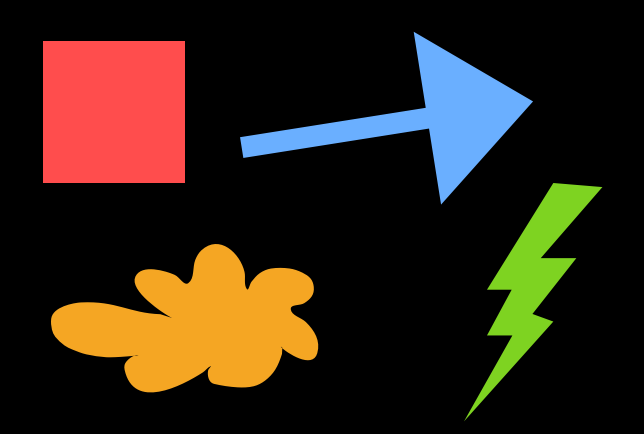
#> input picture images/shapes2.png, 644 x 434 px
$ python 16_contour_properties.py
#> lines starting #> are read from the running program, lines starting #| are printed output that depends on the picture; after the words box and inside, x2 and y2 are one past the last pixel; in counts of white or black regions, pixels touching at a corner belong together
import cv2
import numpy as np

image = cv2.imread("../images/shapes2.png")
#> image is the input picture: shape (434, 644, 3); mean B, G, R 21.6, 34.2, 47.8
gray  = cv2.cvtColor(image, cv2.COLOR_BGR2GRAY)
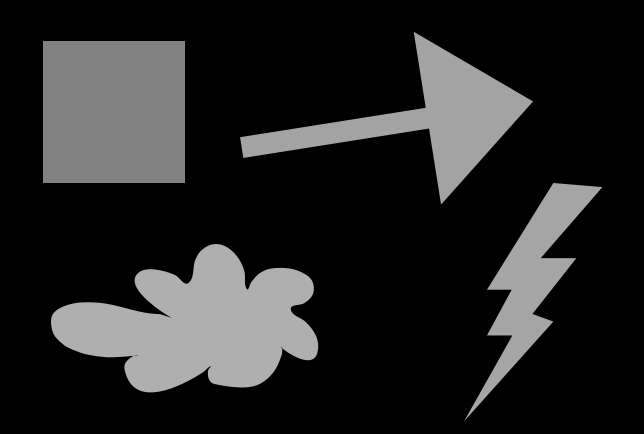
#> gray: shape (434, 644); min 0, max 175, mean 36.8

contours = cv2.findContours(gray.copy(), cv2.RETR_EXTERNAL, cv2.CHAIN_APPROX_SIMPLE)[1]
#> contours = 4 contours; box (x1, y1, x2, y2) and area: (51, 244, 319, 393) 23551, (43, 41, 185, 183) 19881, (240, 31, 533, 205) 13396, (464, 183, 603, 422) 8649

# find the bounding boxes of the contours and draw them
bb_image = image.copy()
for c in contours:
    (x, y, w, h) = cv2.boundingRect(c)
    cv2.rectangle(bb_image, (x, y), (x + w, y + h), (0, 255, 255), 2)
#> this loop made 4 passes
#> (x, y, w, h) on passes 1, 2, 4: (51, 244, 268, 149), (464, 183, 139, 239), (240, 31, 293, 174)
#> (c, x, y, w, h) on pass 3: ([[43, 41], [43, 182], [184, 182], [184, 41]], 43, 41, 142, 142)
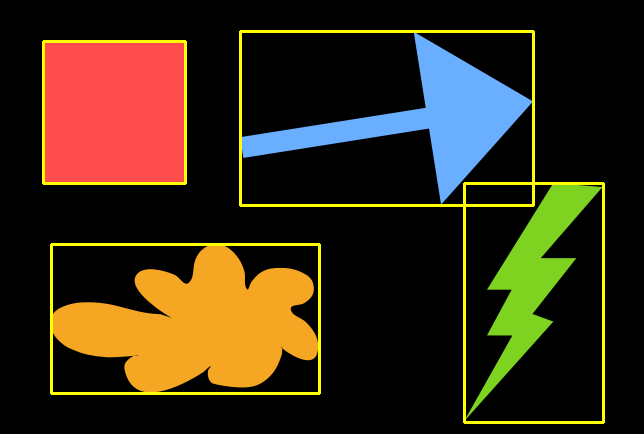
#> bb_image: shape (434, 644, 3); 3.31% of pixels changed, all inside (x1, y1, x2, y2) = (42, 30, 605, 424)

# find the rotated bounding boxes
rotated_bb_image = image.copy()
for c in contours:
    rotated_bb = cv2.minAreaRect(c)
    # the `points` variable holds the coordinates of the vertices of the
    # rotated bounding box, which is also considered a contour itself
    points = cv2.boxPoints(rotated_bb).astype("int64")
    cv2.drawContours(rotated_bb_image, [points], -1, (0, 255, 255), 2)
#> this loop made 4 passes
#> (rotated_bb, points) on passes 1, 2, 4: (((183.5, 318), (265.9, 144.9), -3.08), [[54, 397], [46, 252], [312, 238], [320, 383]]), (((521.8, 299.6), (267.8, 73.32), -69.91), [[510, 437], [441, 412], [533, 161], [602, 186]]), (((388.7, 108.3), (162.1, 276), -76.65), [[504, 219], [235, 155], [273, -2], [541, 61]])
#> (c, rotated_bb, points) on pass 3: ([[43, 41], [43, 182], [184, 182], [184, 41]], ((113.5, 111.5), (141, 141), -90), [[183, 181], [43, 181], [43, 41], [183, 41]])
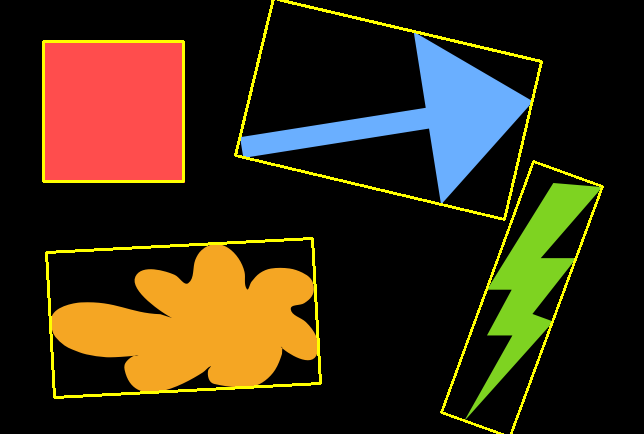
#> rotated_bb_image: shape (434, 644, 3); 3.04% of pixels changed, all inside (x1, y1, x2, y2) = (42, 0, 604, 434)

# if you're running on the online VM, run this:
cv2.imwrite("shapes2_bb.png", bb_image)
cv2.imwrite("shapes2_rotated_bb.png", rotated_bb_image)

# if you're running on your own local machine, you can view it directly
# by uncommenting these lines:
# cv2.imshow("Bounding Boxes", bb_image)
# cv2.imshow("Rotated Bounding Boxes", rotated_bb_image)
# cv2.waitKey(0)

$ run again, with images/shapes3.png copied over images/shapes2.png
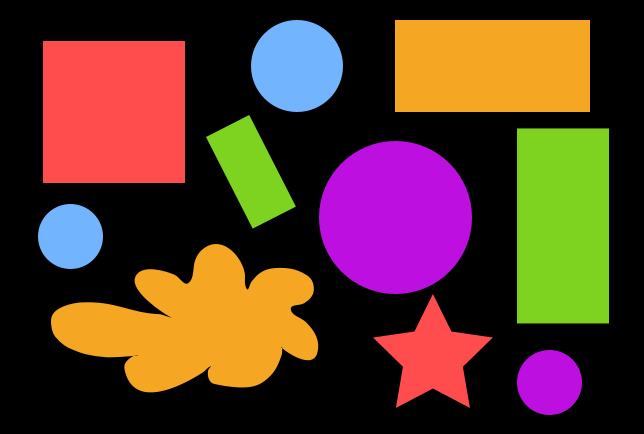
#> input picture images/shapes3.png, 644 x 434 px
#> image is the input picture: shape (434, 644, 3); mean B, G, R 41.5, 56.7, 89.1
#> contours = 10 contours; largest, box (x1, y1, x2, y2) and area: (51, 244, 319, 393) 23551, (43, 41, 185, 183) 19881, (319, 141, 472, 294) 18422, (517, 128, 610, 324) 17940, (395, 20, 590, 112) 17654
#> the loop `for c in contours:` made 10 passes
#> (x, y, w, h) on passes 1, 2, 3, 4, 5, 7, 10: (517, 350, 65, 65), (373, 294, 120, 114), (51, 244, 268, 149), (38, 204, 65, 65), (319, 141, 153, 153), (206, 115, 90, 114), (251, 20, 92, 92)
#> after the loop `for c in contours:`:
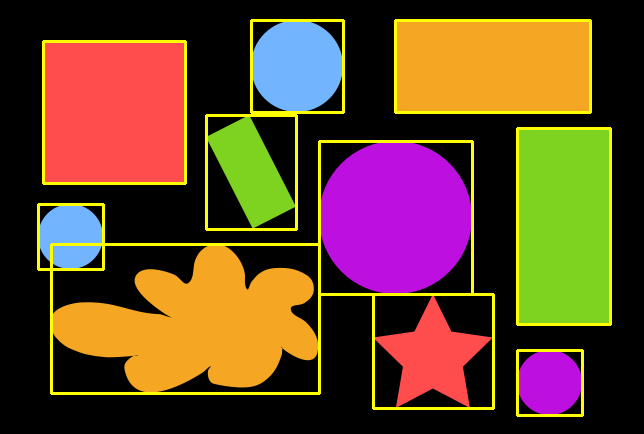
#> bb_image: shape (434, 644, 3); 5.11% of pixels changed, all inside (x1, y1, x2, y2) = (37, 19, 612, 417)
#> the loop `for c in contours:` made 10 passes
#> (rotated_bb, points) on passes 1 to 5: (((549, 382), (64, 64), -90), [[581, 414], [517, 414], [517, 350], [581, 350]]), (((432.5, 350.5), (113, 119), -90), [[492, 407], [373, 407], [373, 294], [492, 294]]), (((183.5, 318), (265.9, 144.9), -3.08), [[54, 397], [46, 252], [312, 238], [320, 383]]), (((70, 236), (64, 64), -90), [[102, 268], [38, 268], [38, 204], [102, 204]]), (((395, 217), (152, 152), -90), [[471, 293], [319, 293], [319, 141], [471, 141]])
#> after the loop `for c in contours:`:
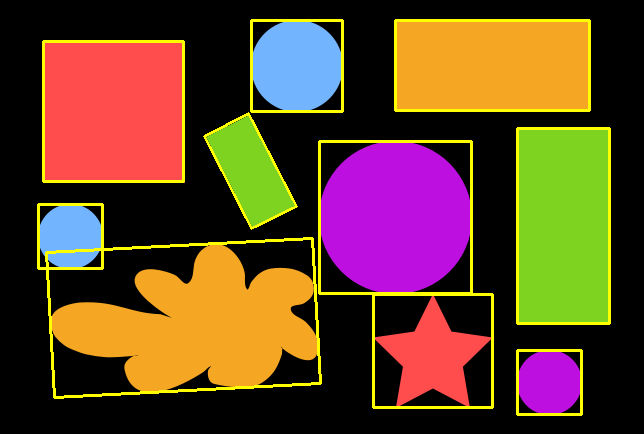
#> rotated_bb_image: shape (434, 644, 3); 4.99% of pixels changed, all inside (x1, y1, x2, y2) = (37, 19, 611, 416)
